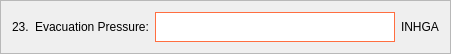
           <widget class="QFrame" name="frame_20">
            <property name="geometry">
             <rect>
              <x>60</x>
              <y>970</y>
              <width>451</width>
              <height>51</height>
             </rect>
            </property>
            <property name="frameShape">
             <enum>QFrame::StyledPanel</enum>
            </property>
            <property name="frameShadow">
             <enum>QFrame::Raised</enum>
            </property>
            <layout class="QHBoxLayout" name="horizontalLayout_20">
             <item>
              <widget class="QLabel" name="label_52">
               <property name="styleSheet">
                <string notr="true">color: black;
font: 12pt &quot;Segoe UI&quot;;</string>
               </property>
               <property name="text">
                <string>23.</string>
               </property>
              </widget>
             </item>
             <item>
              <widget class="QLabel" name="label_53">
               <property name="styleSheet">
                <string notr="true">color: black;
font: 12pt &quot;Segoe UI&quot;;</string>
               </property>
               <property name="text">
                <string>Evacuation Pressure:</string>
               </property>
              </widget>
             </item>
             <item>
              <widget class="QLineEdit" name="nombre_line_edit_17">
               <property name="minimumSize">
                <size>
                 <width>0</width>
                 <height>30</height>
                </size>
               </property>
               <property name="styleSheet">
                <string notr="true">background-color: white;
border: 1px solid #ff6e40;</string>
               </property>
              </widget>
             </item>
             <item>
              <widget class="QLabel" name="label_54">
               <property name="styleSheet">
                <string notr="true">color: black;
font: 12pt &quot;Segoe UI&quot;;</string>
               </property>
               <property name="text">
                <string>INHGA</string>
               </property>
              </widget>
             </item>
            </layout>
           </widget>
